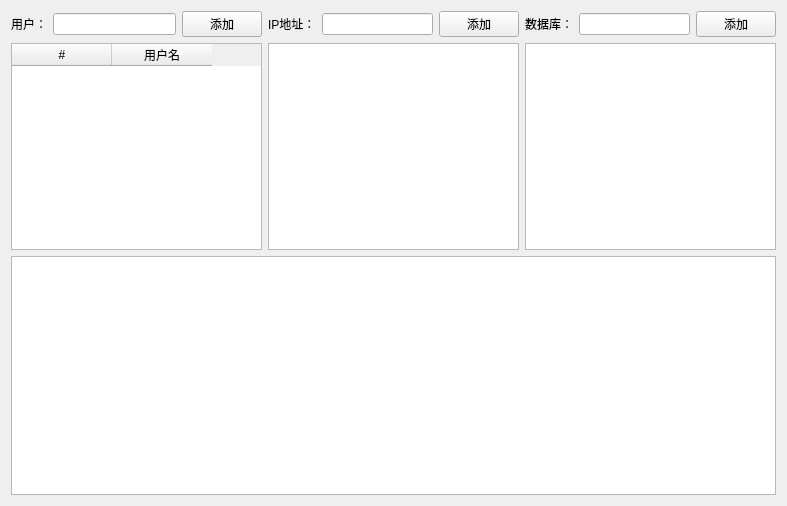
<?xml version="1.0" encoding="UTF-8"?>
<ui version="4.0">
 <class>UserGrantPage</class>
 <widget class="QWidget" name="UserGrantPage">
  <property name="geometry">
   <rect>
    <x>0</x>
    <y>0</y>
    <width>787</width>
    <height>506</height>
   </rect>
  </property>
  <property name="windowTitle">
   <string>用户权限</string>
  </property>
  <layout class="QVBoxLayout" name="verticalLayout">
   <item>
    <layout class="QHBoxLayout" name="selectLayout">
     <item>
      <layout class="QVBoxLayout" name="userLayout">
       <item>
        <layout class="QHBoxLayout" name="userInputLayout">
         <item>
          <widget class="QLabel" name="userInputabel">
           <property name="text">
            <string>用户：</string>
           </property>
          </widget>
         </item>
         <item>
          <widget class="QLineEdit" name="userInputEdit"/>
         </item>
         <item>
          <widget class="QPushButton" name="userAddButton">
           <property name="text">
            <string>添加</string>
           </property>
          </widget>
         </item>
        </layout>
       </item>
       <item>
        <widget class="QTableWidget" name="userTable">
         <column>
          <property name="text">
           <string>#</string>
          </property>
         </column>
         <column>
          <property name="text">
           <string>用户名</string>
          </property>
         </column>
        </widget>
       </item>
      </layout>
     </item>
     <item>
      <layout class="QVBoxLayout" name="ipLayout">
       <item>
        <layout class="QHBoxLayout" name="ipInputLayout">
         <item>
          <widget class="QLabel" name="ipInputLabel">
           <property name="text">
            <string>IP地址：</string>
           </property>
          </widget>
         </item>
         <item>
          <widget class="QLineEdit" name="ipInputEdit"/>
         </item>
         <item>
          <widget class="QPushButton" name="ipAddButton">
           <property name="text">
            <string>添加</string>
           </property>
          </widget>
         </item>
        </layout>
       </item>
       <item>
        <widget class="QTableView" name="ipTable"/>
       </item>
      </layout>
     </item>
     <item>
      <layout class="QVBoxLayout" name="dbLayout">
       <item>
        <layout class="QHBoxLayout" name="dbInputLayout">
         <item>
          <widget class="QLabel" name="dbInputLabel">
           <property name="text">
            <string>数据库：</string>
           </property>
          </widget>
         </item>
         <item>
          <widget class="QLineEdit" name="dbInputEdit"/>
         </item>
         <item>
          <widget class="QPushButton" name="dbAddButton">
           <property name="text">
            <string>添加</string>
           </property>
          </widget>
         </item>
        </layout>
       </item>
       <item>
        <widget class="QTableView" name="dbTable"/>
       </item>
      </layout>
     </item>
    </layout>
   </item>
   <item>
    <widget class="QTextEdit" name="outputEdit"/>
   </item>
  </layout>
 </widget>
 <resources/>
 <connections/>
</ui>
